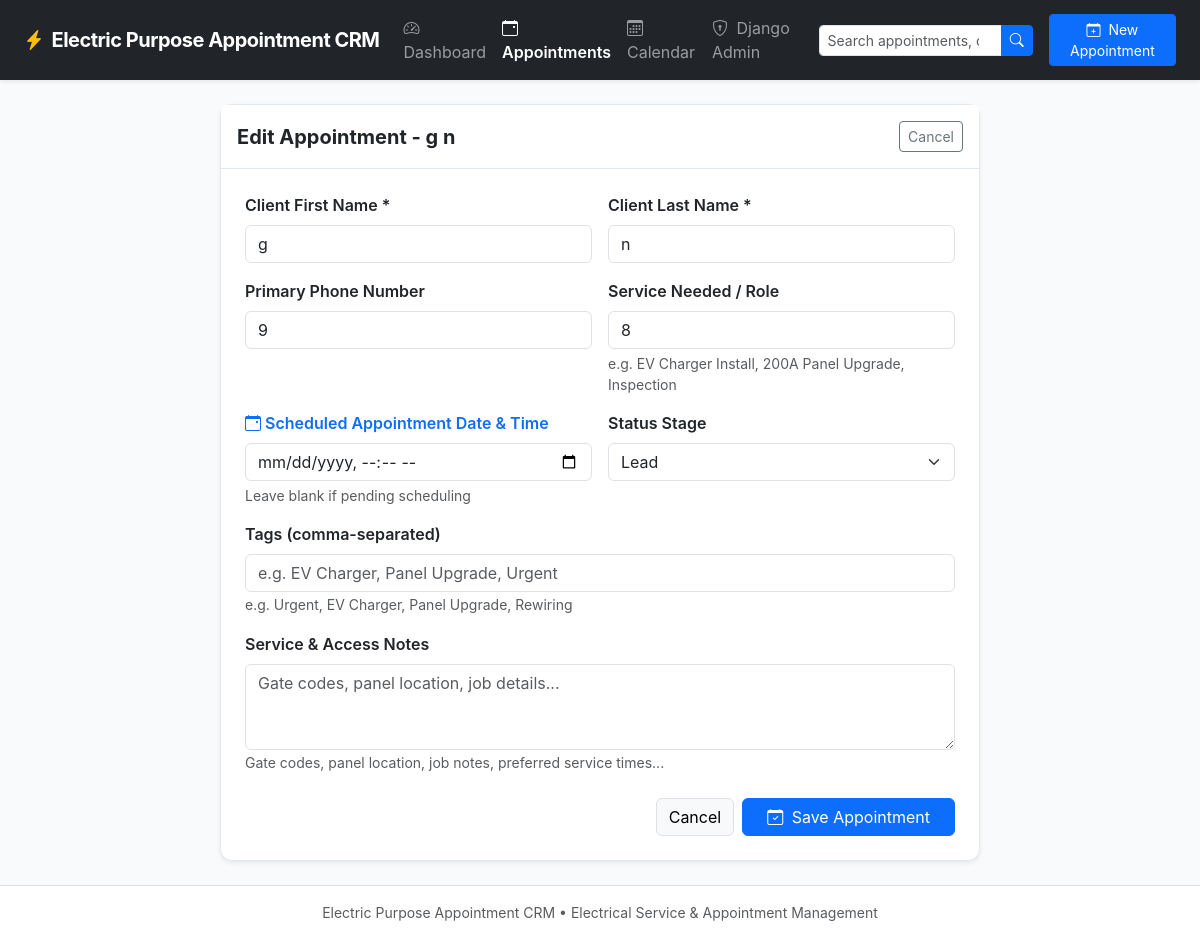
Page /contacts/2/edit/ on the committed database.
### crm/models.py (models this page shows, shortened)
class Contact(models.Model):
    STATUS_CHOICES = [
        ('lead', 'Lead'),
        ('prospect', 'Prospect'),
        ('installation', 'Installation'),
        ('partner', 'Contractor / Partner'),
        ('inactive', 'Inactive'),
    ]
    first_name = models.CharField(max_length=100)
    last_name = models.CharField(max_length=100)
    title = models.CharField(max_length=120, blank=True, verbose_name="Role / Service", help_text="e.g. EV Charger Install, 200A Panel Upgrade, Inspection, Rewiring")
    phone = models.CharField(max_length=50, blank=True)
    appointment_date = models.DateTimeField(null=True, blank=True, verbose_name="Appointment Date & Time", help_text="Scheduled date and time for service appointment")
    status = models.CharField(max_length=20, choices=STATUS_CHOICES, default='lead')
    tags = models.CharField(max_length=255, blank=True, help_text="Comma-separated tags (e.g. Urgent, EV Charger, 200A, Generator)")
    background_info = models.TextField(blank=True, verbose_name="Service & Access Notes", help_text="Gate codes, panel location, job notes, preferred service time...")
    created_at = models.DateTimeField(auto_now_add=True)
    updated_at = models.DateTimeField(auto_now=True)
    class Meta:
        ordering = ['-updated_at']
        verbose_name = "Appointment"
        verbose_name_plural = "Appointments"
    @property
    def full_name(self):
        return f"{self.first_name} {self.last_name}".strip()

### crm/views.py (the view)
# urls.py: path('contacts/<int:pk>/edit/', views.contact_update, name='contact_update'),
def contact_update(request, pk):
    contact = get_object_or_404(Contact, pk=pk)
    if request.method == 'POST':
        form = ContactForm(request.POST, instance=contact)
        if form.is_valid():
            contact = form.save()
            messages.success(request, f"Appointment for '{contact.full_name}' updated successfully!")
            return redirect('crm:contact_detail', pk=contact.pk)
    else:
        form = ContactForm(instance=contact)
    return render(request, 'crm/contact_form.html', {'form': form, 'contact': contact, 'title': f'Edit Appointment - {contact.full_name}'})

### crm/templates/crm/contact_form.html (shortened to what this page needs)
{% extends 'crm/base.html' %}
{% block content %}
<div class="row justify-content-center">
    <div class="col-lg-8">
        <div class="card shadow-sm">
            <div class="card-header bg-white py-3 d-flex justify-content-between align-items-center">
                <h4 class="h5 fw-bold mb-0">{{ title }}</h4>
                <a href="{% if contact %}{% url 'crm:contact_detail' contact.pk %}{% else %}{% url 'crm:contact_list' %}{% endif %}" class="btn btn-sm btn-outline-secondary">
                    Cancel
                </a>
            </div>
            <div class="card-body p-4">
                <form method="post" novalidate>
                    <div class="row g-3 mb-3">
                        <div class="col-md-6">
                            <label class="form-label fw-semibold">Client First Name *</label>
                            {{ form.first_name }}
                        </div>
                        <div class="col-md-6">
                            <label class="form-label fw-semibold">Client Last Name *</label>
                            {{ form.last_name }}
                        </div>
                    </div>
                    <div class="row g-3 mb-3">
                        <div class="col-md-6">
                            <label class="form-label fw-semibold">Primary Phone Number</label>
                            {{ form.phone }}
                        </div>
                        <div class="col-md-6">
                            <label class="form-label fw-semibold">Service Needed / Role</label>
                            {{ form.title }}
                            <small class="text-muted d-block mt-1">e.g. EV Charger Install, 200A Panel Upgrade, Inspection</small>
                        </div>
                    </div>
                    <div class="row g-3 mb-3">
                        <div class="col-md-6">
                            <label class="form-label fw-semibold text-primary">
                                <i class="bi bi-calendar-event me-1"></i>Scheduled Appointment Date & Time
                            </label>
                            {{ form.appointment_date }}
                            <small class="text-muted d-block mt-1">Leave blank if pending scheduling</small>
                        </div>
                        <div class="col-md-6">
                            <label class="form-label fw-semibold">Status Stage</label>
                            {{ form.status }}
                        </div>
                    </div>
                    <div class="mb-3">
                        <label class="form-label fw-semibold">Tags (comma-separated)</label>
                        {{ form.tags }}
                        <small class="text-muted">e.g. Urgent, EV Charger, Panel Upgrade, Rewiring</small>
                    </div>
                    <div class="mb-4">
                        <label class="form-label fw-semibold">Service & Access Notes</label>
                        {{ form.background_info }}
                        <small class="text-muted">Gate codes, panel location, job notes, preferred service times...</small>
                    </div>
                    <div class="d-flex justify-content-end gap-2">
                        <a href="{% if contact %}{% url 'crm:contact_detail' contact.pk %}{% else %}{% url 'crm:contact_list' %}{% endif %}" class="btn btn-light border">
                            Cancel
                        </a>
                        <button type="submit" class="btn btn-primary px-4">
                            <i class="bi bi-calendar-check me-1"></i> Save Appointment
                        </button>
                    </div>
                </form>
            </div>
        </div>
    </div>
</div>
{% endblock %}

### crm/templates/crm/base.html (style rules this page uses)
:root { --crm-primary: #2563eb; --crm-bg: #f8fafc; --crm-card-border: #e2e8f0; }
body { background-color: var(--crm-bg); font-family: -apple-system, BlinkMacSystemFont, "Segoe UI", Roboto, "Helvetica Neue", Arial, sans-serif; color: #1e293b; min-height: 100vh; display: flex; flex-direction: column; }
.card { border-color: var(--crm-card-border); border-radius: 0.75rem; box-shadow: 0 1px 3px rgba(0,0,0,0.05); }
.card-header { background-color: #ffffff; border-bottom: 1px solid var(--crm-card-border); font-weight: 600; }

### rows in the picture
Contact: first_name "g", last_name "n", phone "9", title "8", status "Lead"

### other values in the picture
{{ title }} "Edit Appointment - g n"
